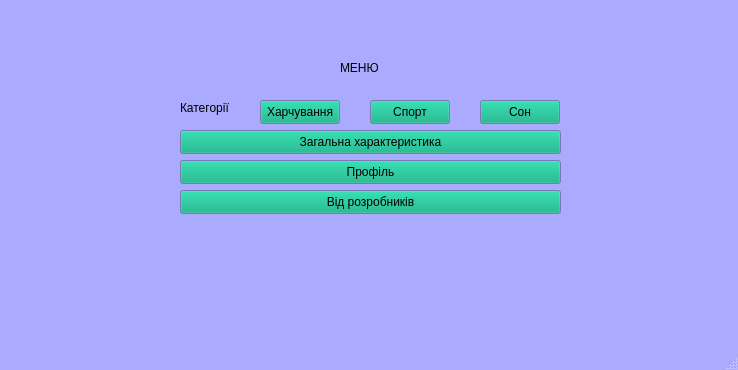
<?xml version="1.0" encoding="UTF-8"?>
<ui version="4.0">
 <class>MainWindow</class>
 <widget class="QMainWindow" name="MainWindow">
  <property name="geometry">
   <rect>
    <x>0</x>
    <y>0</y>
    <width>738</width>
    <height>370</height>
   </rect>
  </property>
  <property name="palette">
   <palette>
    <active>
     <colorrole role="Button">
      <brush brushstyle="SolidPattern">
       <color alpha="255">
        <red>0</red>
        <green>170</green>
        <blue>127</blue>
       </color>
      </brush>
     </colorrole>
     <colorrole role="BrightText">
      <brush brushstyle="SolidPattern">
       <color alpha="255">
        <red>0</red>
        <green>0</green>
        <blue>0</blue>
       </color>
      </brush>
     </colorrole>
     <colorrole role="Window">
      <brush brushstyle="SolidPattern">
       <color alpha="255">
        <red>170</red>
        <green>170</green>
        <blue>255</blue>
       </color>
      </brush>
     </colorrole>
    </active>
    <inactive>
     <colorrole role="Button">
      <brush brushstyle="SolidPattern">
       <color alpha="255">
        <red>0</red>
        <green>170</green>
        <blue>127</blue>
       </color>
      </brush>
     </colorrole>
     <colorrole role="BrightText">
      <brush brushstyle="SolidPattern">
       <color alpha="255">
        <red>0</red>
        <green>0</green>
        <blue>0</blue>
       </color>
      </brush>
     </colorrole>
     <colorrole role="Window">
      <brush brushstyle="SolidPattern">
       <color alpha="255">
        <red>170</red>
        <green>170</green>
        <blue>255</blue>
       </color>
      </brush>
     </colorrole>
    </inactive>
    <disabled>
     <colorrole role="Button">
      <brush brushstyle="SolidPattern">
       <color alpha="255">
        <red>0</red>
        <green>170</green>
        <blue>127</blue>
       </color>
      </brush>
     </colorrole>
     <colorrole role="BrightText">
      <brush brushstyle="SolidPattern">
       <color alpha="255">
        <red>0</red>
        <green>0</green>
        <blue>0</blue>
       </color>
      </brush>
     </colorrole>
     <colorrole role="Base">
      <brush brushstyle="SolidPattern">
       <color alpha="255">
        <red>170</red>
        <green>170</green>
        <blue>255</blue>
       </color>
      </brush>
     </colorrole>
     <colorrole role="Window">
      <brush brushstyle="SolidPattern">
       <color alpha="255">
        <red>170</red>
        <green>170</green>
        <blue>255</blue>
       </color>
      </brush>
     </colorrole>
    </disabled>
   </palette>
  </property>
  <property name="windowTitle">
   <string>MainWindow</string>
  </property>
  <widget class="QWidget" name="centralwidget">
   <widget class="QPushButton" name="pushButton">
    <property name="geometry">
     <rect>
      <x>260</x>
      <y>100</y>
      <width>80</width>
      <height>24</height>
     </rect>
    </property>
    <property name="text">
     <string>Харчування</string>
    </property>
   </widget>
   <widget class="QLabel" name="label">
    <property name="geometry">
     <rect>
      <x>340</x>
      <y>60</y>
      <width>49</width>
      <height>16</height>
     </rect>
    </property>
    <property name="text">
     <string>МЕНЮ</string>
    </property>
   </widget>
   <widget class="QPushButton" name="pushButton_2">
    <property name="geometry">
     <rect>
      <x>180</x>
      <y>130</y>
      <width>381</width>
      <height>24</height>
     </rect>
    </property>
    <property name="text">
     <string>Загальна характеристика</string>
    </property>
   </widget>
   <widget class="QLabel" name="label_2">
    <property name="geometry">
     <rect>
      <x>180</x>
      <y>100</y>
      <width>49</width>
      <height>16</height>
     </rect>
    </property>
    <property name="text">
     <string>Категорії</string>
    </property>
   </widget>
   <widget class="QPushButton" name="pushButton_3">
    <property name="geometry">
     <rect>
      <x>180</x>
      <y>160</y>
      <width>381</width>
      <height>24</height>
     </rect>
    </property>
    <property name="text">
     <string>Профіль</string>
    </property>
   </widget>
   <widget class="QPushButton" name="pushButton_4">
    <property name="geometry">
     <rect>
      <x>180</x>
      <y>190</y>
      <width>381</width>
      <height>24</height>
     </rect>
    </property>
    <property name="text">
     <string>Від розробників</string>
    </property>
   </widget>
   <widget class="QPushButton" name="pushButton_5">
    <property name="geometry">
     <rect>
      <x>370</x>
      <y>100</y>
      <width>80</width>
      <height>24</height>
     </rect>
    </property>
    <property name="text">
     <string>Спорт</string>
    </property>
   </widget>
   <widget class="QPushButton" name="pushButton_6">
    <property name="geometry">
     <rect>
      <x>480</x>
      <y>100</y>
      <width>80</width>
      <height>24</height>
     </rect>
    </property>
    <property name="text">
     <string>Сон</string>
    </property>
   </widget>
  </widget>
  <widget class="QMenuBar" name="menubar">
   <property name="geometry">
    <rect>
     <x>0</x>
     <y>0</y>
     <width>738</width>
     <height>22</height>
    </rect>
   </property>
  </widget>
  <widget class="QStatusBar" name="statusbar"/>
 </widget>
 <resources/>
 <connections/>
</ui>
